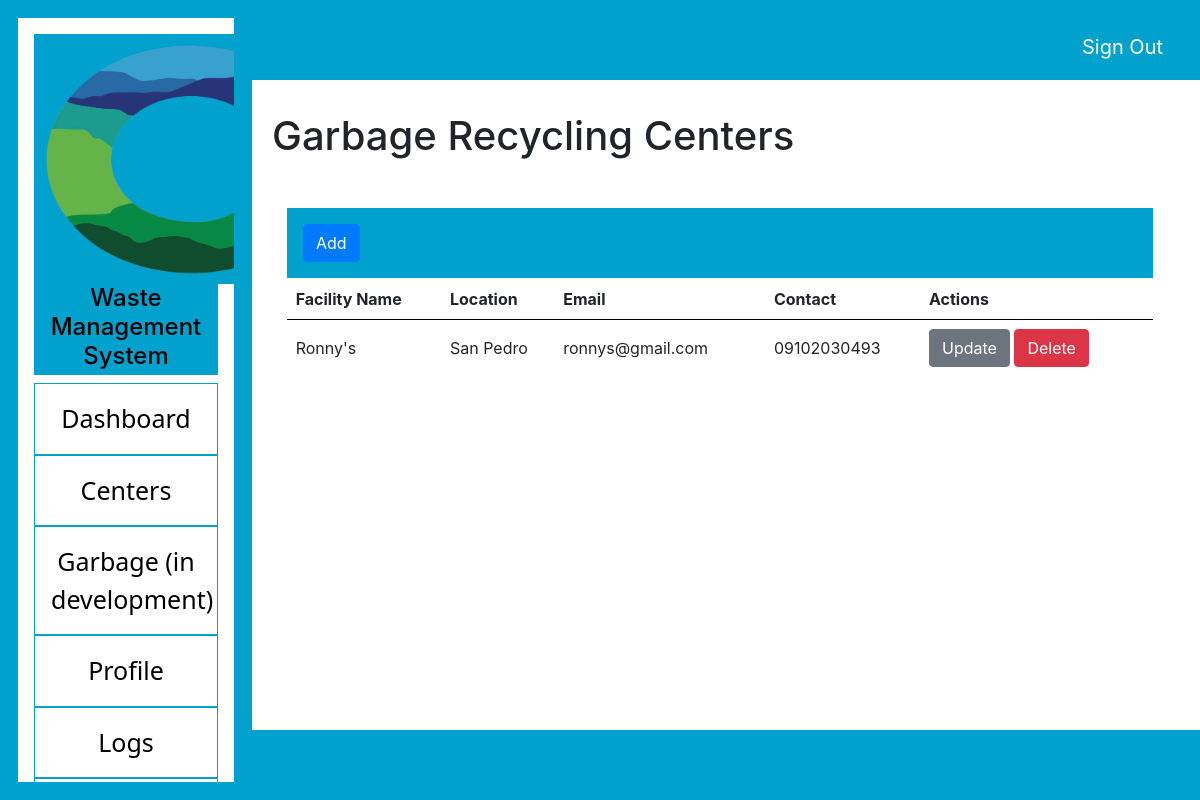
The page /admin/mrfs.php (signed in) on the database its author committed.
### tables this page shows
CREATE TABLE `facility` (
  `id` int(11) NOT NULL,
  `facilityname` varchar(255) NOT NULL,
  `location` varchar(255) NOT NULL,
  `email` varchar(255) NOT NULL,
  `contact` varchar(255) NOT NULL
);

### admin/mrfs.php (the view, shortened to what this page needs)
<?php
include ('connections/connection.php');
$sql = "SELECT * FROM facility";
$result = mysqli_query($conn, $sql);
$rows = mysqli_fetch_assoc($result);
?>
<!DOCTYPE HTML>
<html>
<head>
    <link href="css/style.css" rel="stylesheet" type="text/css"/></link>
    <link rel="stylesheet" href="https://maxcdn.bootstrapcdn.com/bootstrap/4.0.0/css/bootstrap.min.css"></link>
</head>
<body>
    <header id="siteHeader"></header>
    <article id="siteArticle">
        <div class="mrfs">
        <span><h1>Garbage Recycling Centers</h1></span>
            <div class="container">
                <br>
                <div class="addbutton">
                <a href="addfacility.php" class="btn btn-primary">Add</a>
                </div>
                <table class="tbl-full">
                <tr>
                    <th>Facility Name</th>
                    <th>Location</th>
                    <th>Email</th>
                    <th>Contact</th>
                    <th>Actions</th>
                </tr>
                <?php do { ?>
                <tr>
                    <td><?php echo $rows['facilityname'];?></td>
                    <td><?php echo $rows['location'];?></td>
                    <td><?php echo $rows['email'];?></td>
                    <td><?php echo $rows['contact'];?></td>
                    <td>
                        <a href="updatefacility.php?ID=<?php echo $rows['id'];?>" class="btn btn-secondary">Update</a>
                        <a href="deletefacility.php?ID=<?php echo $rows['id'];?>&Image_Name=<?php echo $rows['image_name'];?>" class="btn btn-danger">Delete</a>
                    </td>
                </tr>
                <?php } while ($rows = mysqli_fetch_assoc($result))?>
            </table>
            </div>
        </div>
    </article>
    <nav id="sideNav">
        <div class="snav">
            <?php include('sidenav.php');?>
        </div>
    </nav>
    <div id="sitelogout">
        <div class="loginout">
            <a href="logout.php">Sign Out</a>
        </div>
    </div>
    <footer id="siteFooter"></footer>
</body>
</html>

### admin/css/style.css (style rules this page uses)
body { display: grid; grid-template-areas: "header header logout" "nav article article" "nav footer footer"; grid-template-rows: 80px 1fr 70px; grid-template-columns: 20% 1fr 15%; height: 100vh; margin: 0; }
header, footer, nav, div { padding: 1.0em; background: rgb(0, 161, 205); }
.snav { border-style: solid; border-width: 2px; border-color: rgb(0, 161, 205); z-index: 1; top: 0; left: 0; height: 100%; overflow-x: hidden; background-color: white; color: black; }
nav { position: fixed; width: 21%; height: 100%; }
article { padding: 1.0em; }
#siteHeader { grid-area: header; }
#siteFooter { grid-area: footer; }
#siteArticle { grid-area: article; }
#sideNav { grid-area: nav; }
#sitelogout { grid-area: logout; }
.loginout { text-align: right; }
.loginout a { color: white; padding: 5px; font-size:20px; }
.container { width:95%; overflow: auto; max-height: 40rem; margin:5px auto; background-color:white; }
table tr th { border-bottom: 1px solid #000; padding: 1%; text-align: left; }
table tr td { padding: 1%; }
.tbl-full { width: 100%; background-color: white; }
.mrfs { background-color:white ; }

### rows shown on the page
facility: facilityname "Ronny's", location "San Pedro", email "ronnys@gmail.com", contact "09102030493"
